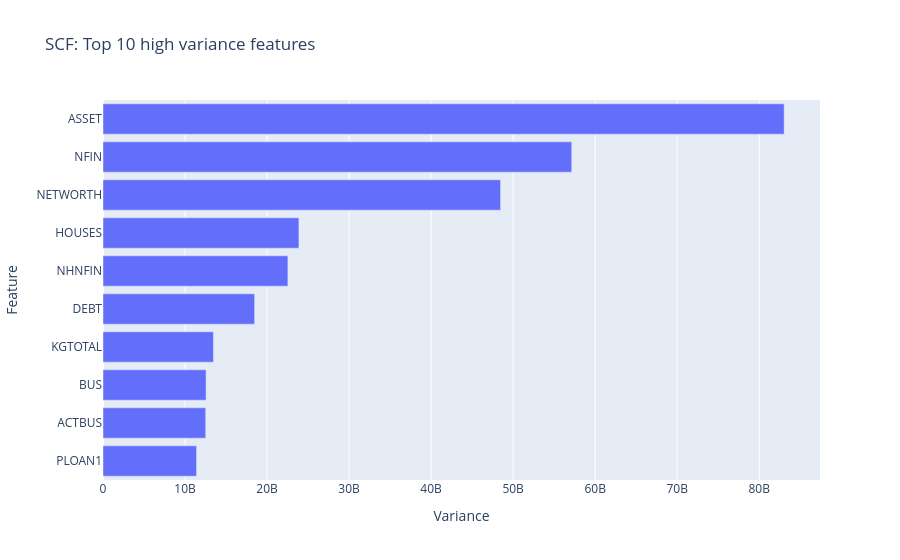

Here is the notebook cell this chart was saved with:
### Markdown cell above
Using **Pandas vectorized operations**, we can efficiently calculate the variance of each feature and identify the features with the highest variability. Selecting the top features with the greatest variance helps focus the K-Means algorithm on variables that provide more separation between observations and improve the ability to identify meaningful clusters.

### Code cell
# Horizontal bar-chart of 'top_ten_var'
fig = px.bar(
    x=top_ten_var,
    y=top_ten_var.index,
    title="SCF: Top 10 high variance features "
)
fig.update_layout(xaxis_title="Variance", yaxis_title="Feature")
fig.show()

### Figure 1 — Plotly figure (JSON) as saved in the notebook; plotly's stock layout.template omitted (floating-point values rounded to 4 significant figures)
{"data": [{"hovertemplate": "x=%{x}<br>y=%{y}<extra></extra>", "legendgroup": "", "marker": {"color": "#636efa", "pattern": {"shape": ""}}, "name": "", "orientation": "h", "showlegend": false, "textposition": "auto", "type": "bar", "x": [11410000000.0, 12520000000.0, 12570000000.0, 13460000000.0, 18480000000.0, 22540000000.0, 23880000000.0, 48470000000.0, 57140000000.0, 83040000000.0], "xaxis": "x", "y": ["PLOAN1", "ACTBUS", "BUS", "KGTOTAL", "DEBT", "NHNFIN", "HOUSES", "NETWORTH", "NFIN", "ASSET"], "yaxis": "y"}], "layout": {"barmode": "relative", "legend": {"tracegroupgap": 0}, "title": {"text": "SCF: Top 10 high variance features "}, "xaxis": {"anchor": "y", "domain": [0, 1], "title": {"text": "Variance"}}, "yaxis": {"anchor": "x", "domain": [0, 1], "title": {"text": "Feature"}}}}
